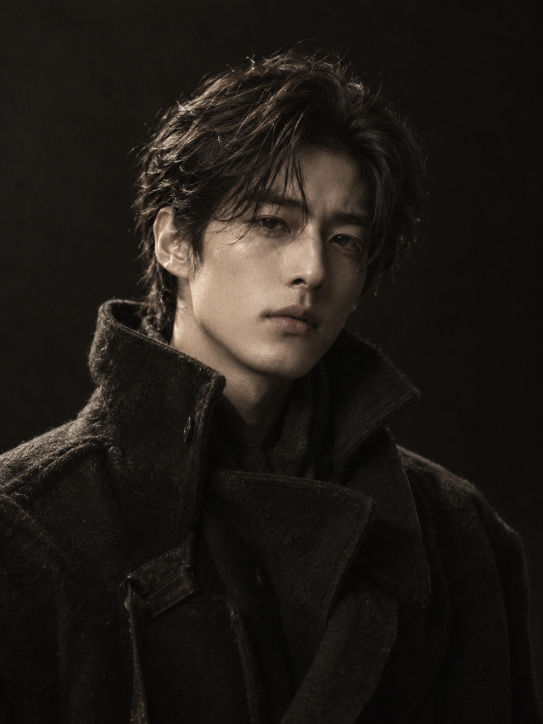
#> input picture docs/前端美化/oil-ui-v3-功能对齐/assets/person0.png, 1086 x 1448 px (shown at 1/2 size); its folder holds 3 pictures in this run
$ python build.py
#> lines starting #> are read from the running program, lines starting #| are printed output that depends on the picture
"""Build two independently composed, offline design prototypes. Never rewrites approved originals."""
from pathlib import Path
import re, shutil, json
from PIL import Image

ROOT = Path(__file__).resolve().parent
PREV = ROOT.parent
BASE = PREV.parent
(ROOT / 'assets').mkdir(exist_ok=True)
for name in ['opera.webp', 'nouveau.webp', 'cover-a.webp', 'cover-b.webp', 'cover-c.webp', 'cover-d.webp', 'oldsong.woff2', 'wenkai.woff2']:
    shutil.copy2(PREV / 'assets' / name, ROOT / 'assets' / name)
# Use the repository fonts so newly added page titles do not fall back mid-word.
for source, target in [('kinghwa-oldsong-400.woff2', 'oldsong.woff2'), ('lxgw-wenkai-sc-400.woff2', 'wenkai.woff2')]:
    font = ROOT.parents[4] / 'src' / 'assets' / 'fonts' / 'files' / source
    if font.exists():
        shutil.copy2(font, ROOT / 'assets' / target)
for i in range(3):
    im = Image.open(BASE / 'assets' / f'person{i}.png').convert('RGB')
#> im is the input picture: PIL image 1086x1448 RGB; mean R, G, B 30.8, 26.8, 22.6
    im.thumbnail((720, 900))
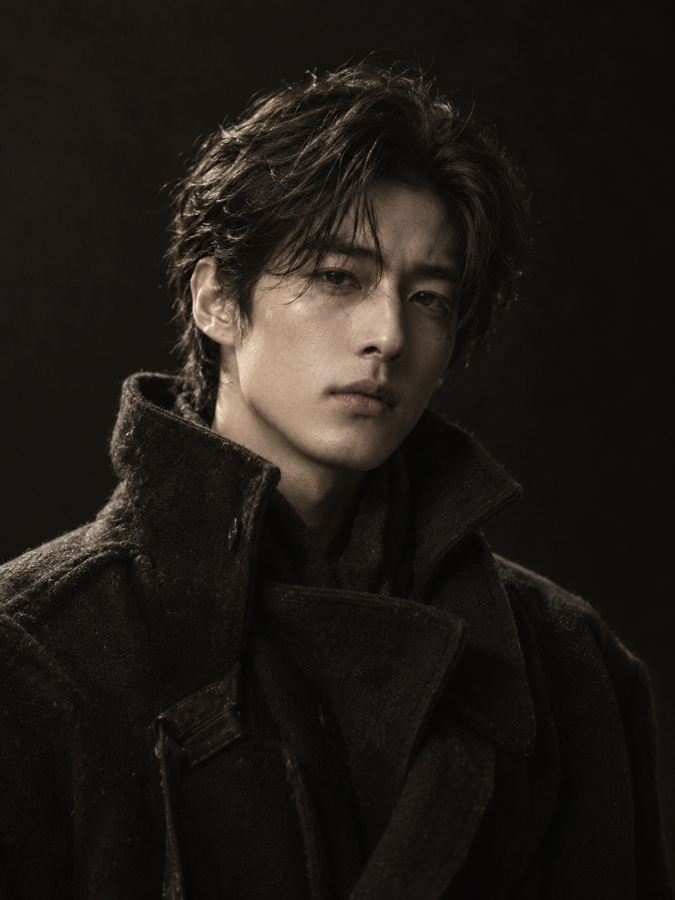
#> im: PIL image 675x900 RGB; mean R, G, B 30.8, 26.8, 22.6
    im.save(ROOT / 'assets' / f'person{i}.webp', quality=90)
#> pass 2 of the loop `for i in range(3):`:
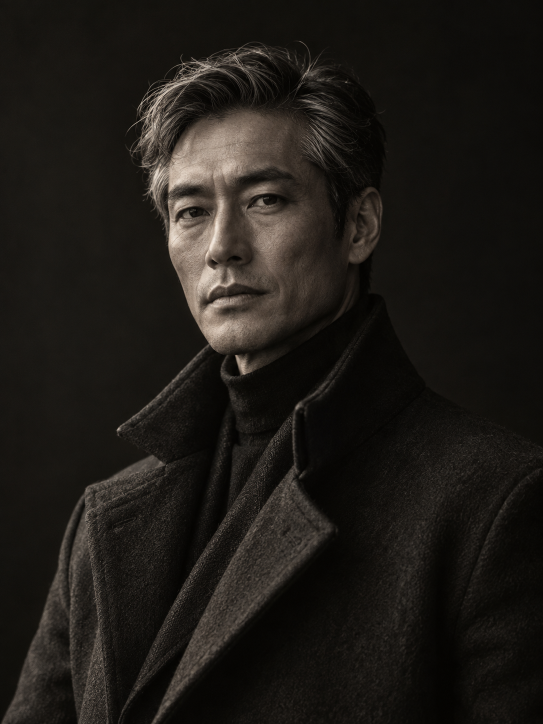
#> input picture docs/前端美化/oil-ui-v3-功能对齐/assets/person1.png, 1086 x 1448 px (shown at 1/2 size)
#> im is the input picture: PIL image 1086x1448 RGB; mean R, G, B 30.3, 27, 22.8
#> `im.thumbnail((720, 900))`:
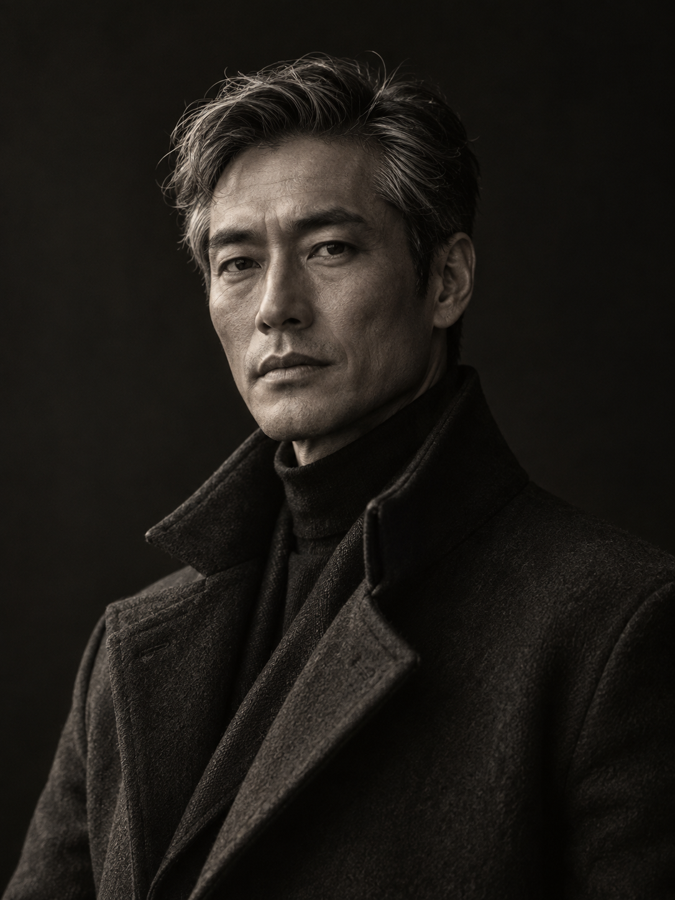
#> im: PIL image 675x900 RGB; mean R, G, B 30.3, 27, 22.8
#> pass 3 of the loop `for i in range(3):`:
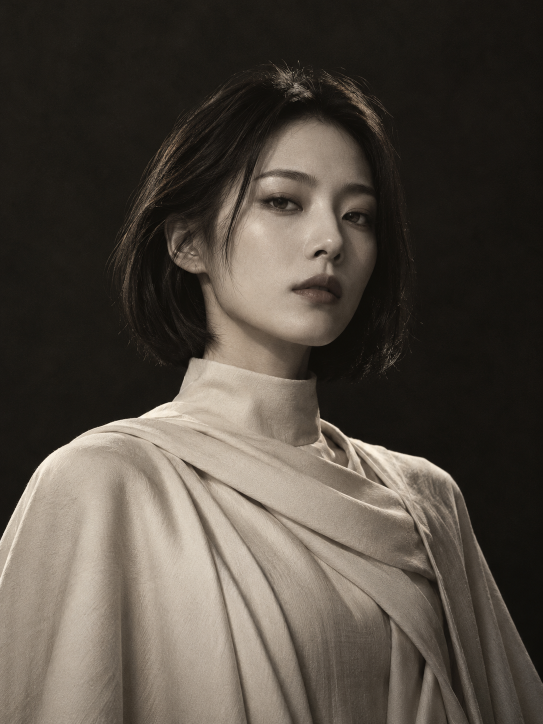
#> input picture docs/前端美化/oil-ui-v3-功能对齐/assets/person2.png, 1086 x 1448 px (shown at 1/2 size)
#> im is the input picture: PIL image 1086x1448 RGB; mean R, G, B 80.8, 73.3, 64.6
#> `im.thumbnail((720, 900))`:
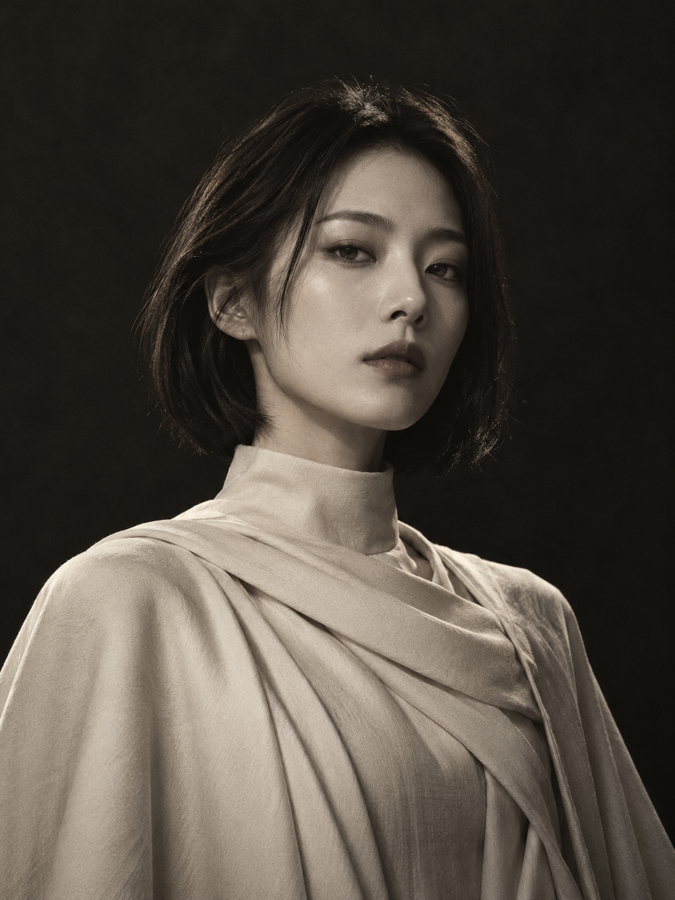
#> im: PIL image 675x900 RGB; mean R, G, B 80.8, 73.3, 64.6
shutil.copy2(BASE / 'data.js', ROOT / 'data.js')
for theme, title in [('opera', '赤月歌剧院'), ('nouveau', '赤月戏')]:
#> (the run stopped early here; a loop or call above may not have finished)
